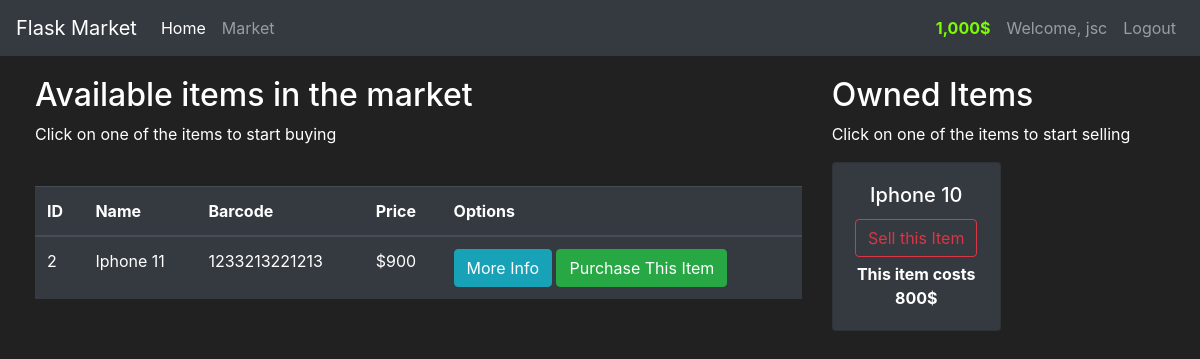
/market (signed in), run on an earlier commit of the app's database.
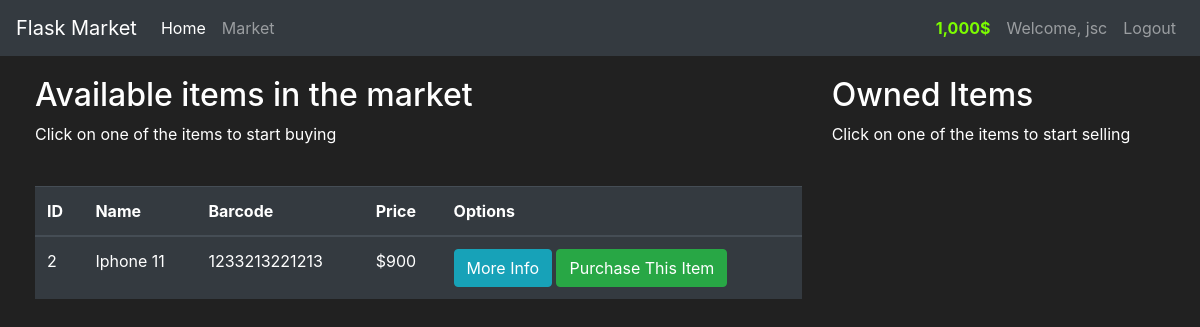
And on a later commit of the database.
### market/models.py (models this page shows, shortened)
class User(db.Model, UserMixin):
    id = db.Column(db.Integer(), primary_key=True) # convention of models
    username = db.Column(db.String(length=30), unique=True, nullable=False)
    email_address = db.Column(db.String(length=50), unique=True, nullable=False)
    password_hash = db.Column(db.String(length=60), nullable=False)
    budget = db.Column(db.Integer(), nullable=False, default=1000)
    items = db.relationship('Item', backref='owned_user', lazy=True) # allow to see owner of item
    @property
    def prettier_budget(self):
        if len(str(self.budget)) >= 4:
            return f'{str(self.budget)[:-3]},{str(self.budget)[-3:]}$'
        else:
            return f"{self.budget}$"
    @property
    def password(self):
        return self.password

class Item(db.Model):
    id = db.Column(db.Integer(), primary_key=True) # convention of models
    name = db.Column(db.String(length=30), nullable=False, unique=True) # the name length max is 30
    price = db.Column(db.Integer(), nullable=False)
    barcode = db.Column(db.String(length=12), nullable=False, unique=True) # the name length max is 30
    description = db.Column(db.String(length=1024), nullable=False, unique=True) # the name length max is 30
    owner = db.Column(db.Integer(), db.ForeignKey('user.id'))

### market/routes.py (the view, shortened to what this page needs)
@app.route('/market', methods=["GET", "POST"])
@login_required # shows unauthorized
def market_page():
    purchase_form = PurchaseItemForm()
    selling_form = SellItemForm()
    if request.method =="GET":
        items = Item.query.filter_by(owner=None)
        owned_items = Item.query.filter_by(owner=current_user.id)
        return render_template('market.html', items=items, purchase_form=purchase_form, owned_items=owned_items, selling_form=selling_form)

### market/models.py (called while the page is built)
@login_manager.user_loader
def load_user(user_id):
    return User.query.get(int(user_id))

### market/templates/market.html (shortened to what this page needs)
{% extends 'base.html' %}
{% block content %}
    <div class="row" style="margin-top: 20px; margin-left: 20px">
        <div class="col-8">
            <h2>Available items in the market</h2>
            <p>Click on one of the items to start buying</p>
            <br>
            <table class="table table-hover table-dark">
                <thead>
                <tr>
                    <th scope="col">ID</th>
                    <th scope="col">Name</th>
                    <th scope="col">Barcode</th>
                    <th scope="col">Price</th>
                    <th scope="col">Options</th>
                </tr>
                </thead>
                <tbody>
                {% for item in items %}
                    <tr>
                        <td>{{ item.id }}</td>
                        <td>{{ item.name }}</td>
                        <td>{{ item.barcode }}</td>
                        <td>${{ item.price }}</td>
                        <td>
                            <button class="btn btn-outline btn-info" data-toggle="modal"
                                    data-target="#exampleModal-{{ item.id }}">More Info
                            </button>
                            <button class="btn btn-outline btn-success" data-toggle="modal"
                                    data-target="#modal_purchaseConfirm-{{ item.id }}">Purchase This Item
                            </button>
                        </td>
                    </tr>
                {% endfor %}
                </tbody>
            </table>
        </div>
        <div class="col-4">
            <h2>Owned Items</h2>
            <p>Click on one of the items to start selling</p>
            <div class="row">
                {% for owned_item in owned_items %}
                    <div class="col-md-6">
                        <div style="margin-bottom: 5px" class="card text-center bg-dark">
                            <div class="card-body">
                                <h5 class="card-title">{{ owned_item.name }}</h5>
                                <button type="button" class="btn btn-outline-danger" style="margin-bottom: 5px"
                                        data-toggle="modal" data-target="#modal_SellingConfirm-{{ owned_item.id }}">
                                    Sell this Item
                                </button>
                                <p class="card-text"><strong>
                                    This item costs {{ owned_item.price }}$
                                </strong></p>
                            </div>
                        </div>
                    </div>
                {% endfor %}
            </div>
        </div>
    </div>
{% endblock %}

### market/templates/base.html (shortened to what this page needs)
<!doctype html>
<html lang="en">
<head>
    <link rel="stylesheet" href="https://cdn.jsdelivr.net/npm/bootstrap@4.5.3/dist/css/bootstrap.min.css"
>
</head>
<body>
<nav class="navbar navbar-expand-md navbar-dark bg-dark">
    <a class="navbar-brand" href="#">Flask Market</a>
    <div class="collapse navbar-collapse" id="navbarNav">
        <ul class="navbar-nav mr-auto">
            <li class="nav-item active">
                <a class="nav-link" href="{{ url_for('home_page') }}">Home <span class="sr-only">(current)</span></a>
            </li>
            <li class="nav-item">
                <a class="nav-link" href="{{ url_for('market_page') }}">Market</a>
            </li>
        </ul>
        {% if current_user.is_authenticated %}
            <ul class="navbar-nav">
                <li class="nav-item">
                    <a class="nav-link" style="color: lawngreen; font-weight: bold">
                        {{ current_user.prettier_budget }}
                    </a>
                </li>
                <li class="nav-item">
                    <a class="nav-link">Welcome, {{ current_user.username }}</a>
                </li>
                <li class="nav-item">
                    <a class="nav-link" href="{{ url_for('logout_page') }}">Logout</a>
                </li>
            </ul>
        {% endif %}
    </div>
</nav>
{% block content %}
{% endblock %}
</body>
</html>

### market/templates/base.html (style rules this page uses)
body { background-color: #212121; color: white }

What changed in the data, as far as the page shows it:
no longer on this page (row edited): Item: name "Iphone 10", price "800", shown under "Owned Items"
